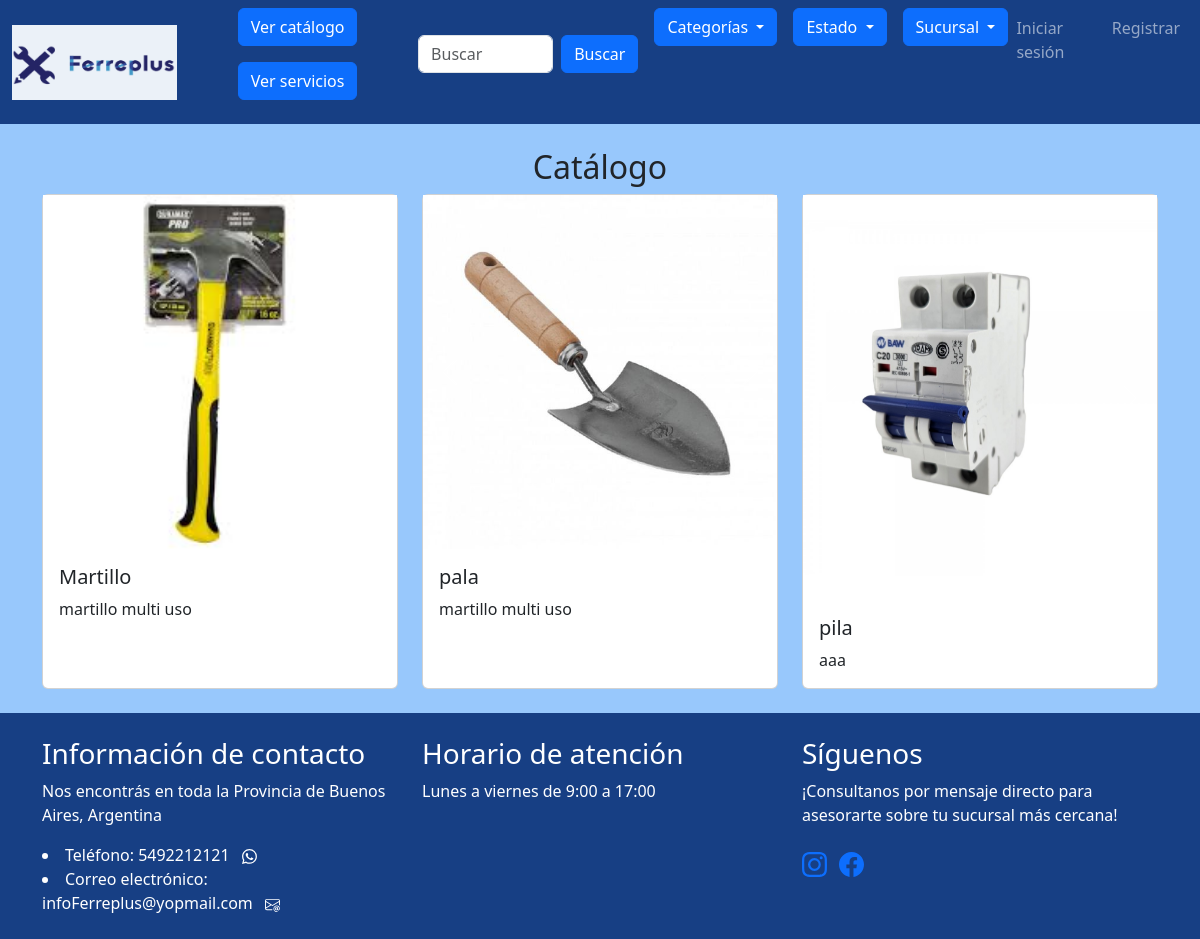
Screenshot of /catalogo/listar_catalogo/ with the database file from the repository.
### catalogo/models.py (models this page shows, shortened)
class ProductoCatalogo(models.Model):
    id = models.AutoField(primary_key=True)
    nombre = models.CharField(max_length=100)
    descripcion = models.CharField(max_length=500)
    imagen_principal = models.ImageField(upload_to='imagenes/')
    imagen_extra1 = models.ImageField(upload_to='imagenes/', blank=True, null=True)
    imagen_extra2 = models.ImageField(upload_to='imagenes/', blank=True, null=True)
    imagen_extra3 = models.ImageField(upload_to='imagenes/', blank=True, null=True)
    slug = models.SlugField(null=True, blank=True)
    visible = models.BooleanField(default=True)

### catalogo/views.py (the view)
# urls.py: path("listar_catalogo/", views.ver_catalogo, name='listar_catalogo'),
def ver_catalogo(request):
    catalogo = ProductoCatalogo.objects.filter(visible=True)
    context = {
        'catalogo': catalogo,
    }
    return render(request, "catalogo/listar_catalogo.html", context)

### project/context_processors.py (called while the page is built)
def agregar_datos_a_contexto(request):
    sucursales = Sucursal.objects.all()
    estados_list = ["Nuevo - Sin uso", "Usado", "Restaurado", "Para reparar", "Para piezas", "Con defectos leves"]
    categorias_list = ["Herramientas", "Construcción", "Ferretería general", "Electricidad", "Fontanería", "Jardín"]
    return {
        'sucursales': sucursales,
        'estados_list': estados_list,
        'categorias_list': categorias_list,
    }

### catalogo/templates/catalogo/listar_catalogo.html (shortened to what this page needs)
{% extends "homepage/base.html" %}
{% block content %}
<div class="container">
  <h2 class="text-center">Catálogo</h2>
  <div class="row">
    {% for producto in catalogo %}
    <div class="col-md-4 mb-4">
      <div class="card h-100">
        <div id="carouselExample{{ forloop.counter }}" class="carousel slide" data-bs-ride="carousel">
          <div class="carousel-inner">
            <div class="carousel-item active">
              <img src="{{ producto.imagen_principal.url }}" class="d-block w-100" alt="...">
            </div>
          </div>
          <button class="carousel-control-prev" type="button" data-bs-target="#carouselExample{{ forloop.counter }}" data-bs-slide="prev">
            <span class="carousel-control-prev-icon" aria-hidden="true"></span>
          </button>
          <button class="carousel-control-next" type="button" data-bs-target="#carouselExample{{ forloop.counter }}" data-bs-slide="next">
            <span class="carousel-control-next-icon" aria-hidden="true"></span>
          </button>
        </div>
        <div class="card-body">
          <h5 class="card-title">{{ producto.nombre }}</h5>
          <p class="card-text">{{ producto.descripcion }}</p>
        </div>
      </div>
    </div>
    {% empty %}
    <div class="col-12">
      <div class="alert alert-warning" role="alert">
        No hay productos en el catálogo.
      </div>
    </div>
    {% endfor %}
  </div>
</div>
{% endblock %}

### homepage/templates/homepage/base.html (style rules this page uses)
body { background-color: #98C8FC; }
body { min-height: 100vh; display: flex; flex-direction: column; }

### rows the page displays
ProductoCatalogo: imagen_principal (picture), nombre "Martillo", descripcion "martillo multi uso"
ProductoCatalogo: imagen_principal (picture), nombre "pala", descripcion "martillo multi uso"
ProductoCatalogo: imagen_principal (picture), nombre "pila", descripcion "aaa"
